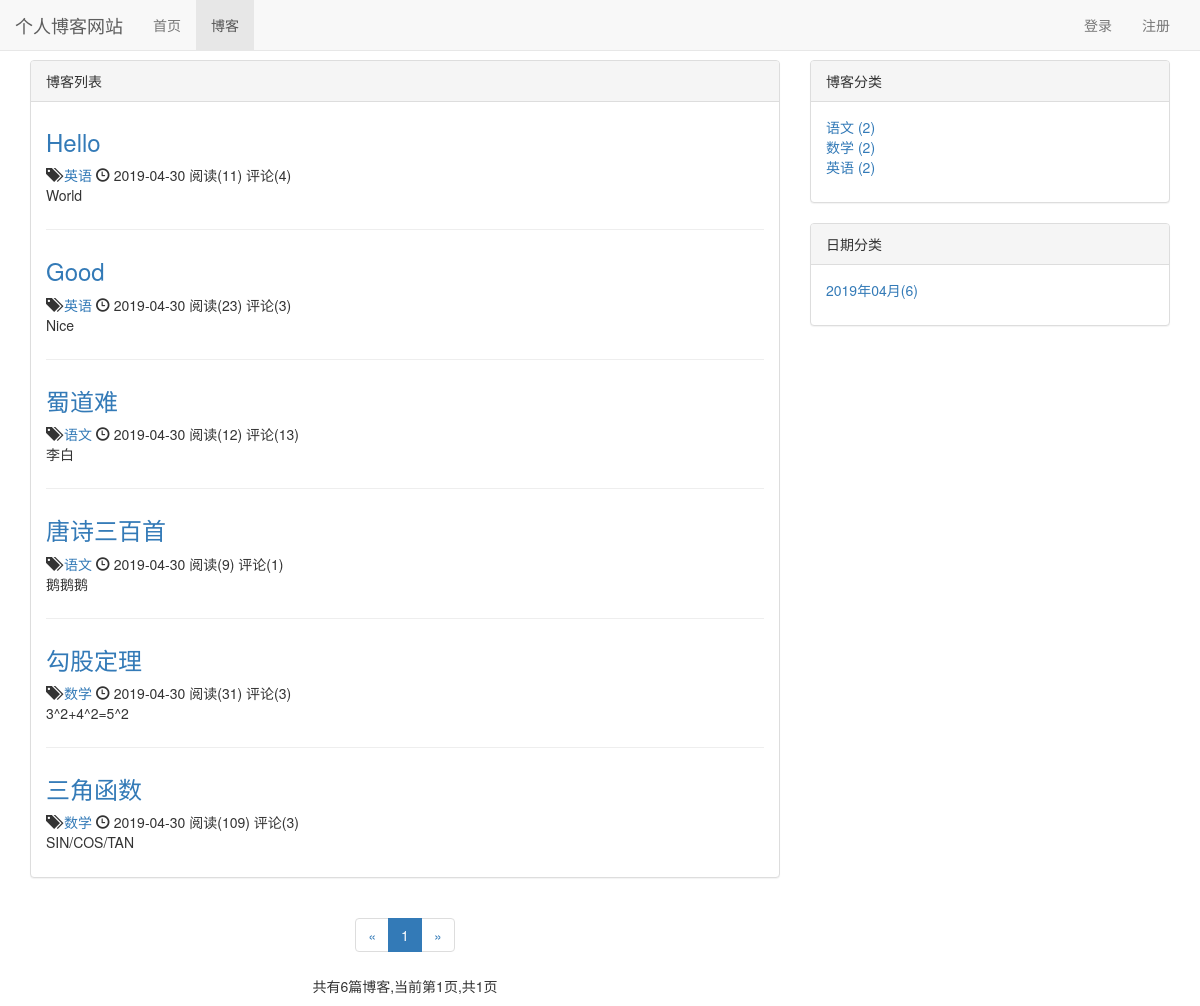
Screenshot of /blog/ with the database file from the repository.
### blog/models.py (models this page shows, shortened)
class Blog(models.Model):
    title = models.CharField(max_length = 50)
    blog_type = models.ForeignKey(BlogType,on_delete= models.CASCADE)
    content = RichTextUploadingField()
    author = models.ForeignKey(User, on_delete = models.CASCADE)
    created_time = models.DateTimeField(auto_now_add = True)
    last_update_time = models.DateTimeField(auto_now = True)
    def get_viewed_num(self):
        try:
            return self.viewednum.viewed_num
        except exceptions.ObjectDoesNotExist as e:
            return 0
    def get_comments_num(self):
        from comment.models import Comment
        return Comment.objects.filter(blog=self).count()
    class Meta:
        ordering = ['-created_time']

class BlogType(models.Model):
    type_name = models.CharField(max_length=15)
    def __str__(self):
        return self.type_name
    def blog_count(self):
        return self.blog_set.count()

class ViewedNum(models.Model):
    blog = models.OneToOneField(Blog, on_delete=models.CASCADE, default='')
    viewed_num = models.IntegerField(default=0)

### blog/views.py (the view)
# urls.py: path('',views.blog_list,name='blog_list'),
def blog_list(request):
    blogs_all_list = Blog.objects.all()
    content = get_blog_list_common_data(request,blogs_all_list)
    return render(request,"blog_list.html",content)

### templates/blog_list.html (shortened to what this page needs)
{% extends 'base.html' %}
{% block nav_blog_active %}active{% endblock %}
{% block header_extends %}
    <link rel="stylesheet" href="/static/blog.css/">
{% endblock %}
{% block content %}
    <div class="container">
        <div class="row">
            <div class="col-sm-8 ">
                <div class="panel panel-default">
                <div class="panel-heading">{% block blog_list_title %}博客列表{% endblock %}</div>
                <div class="panel-body">
                     {% for blog in blogs %}
                         <div class="blog">
                            <a href="{% url 'blog_detail' blog.pk %}"><h3>{{ blog.title }}</h3></a>
                             <p class="blog-info">
                                 <span class="glyphicon glyphicon-tags" aria-hidden="true"></span>
                                 <a href="{% url 'blog_with_type' blog.blog_type.pk %}">{{ blog.blog_type }}</a>
                                 <span class="glyphicon glyphicon-time" aria-hidden="true"></span>
                                 {{ blog.created_time| date:"Y-m-d" }}
                                 阅读({{ blog.get_viewed_num }}) 评论({{ blog.get_comments_num }})
                             </p>
                            <p>{{ blog.content |striptags| truncatechars:120 }}</p>
                         </div>
                        {% empty %}
                         <div class="blog">
                            <h3> --暂无博客-- </h3>
                         </div>
                     {% endfor %}
                </div>
                </div>
                <div class="pageinator">
                    <nav aria-label="Page navigation">
                        <ul class="pagination">
                            {% if page_of_blogs.has_previous %}
                                <li> <a href="?page={{ page_of_blogs.previous_page_number }}" aria-label="Previous">
                                    <span aria-hidden="true">&laquo;</span></a></li>
                            {% else %}
                                <li><span aria-hidden="true">&laquo;</span></li>
                            {% endif %}
                            {% for page_num in page_range %}
                                {% if page_num == page_of_blogs.number %}
                                    <li class="active"><span>{{ page_num }}</span></li>
                                {% else %}
                                    {% if page_num == '...' %}
                                       <li><span>{{ page_num }}</span></li> {% else %}
                                        <li><a href="?page={{ page_num }}">{{ page_num }}</a></li>
                                    {% endif %}
                                {% endif %}
                             {% endfor %}
                             {% if page_of_blogs.has_next %}
                                 <li> <a href="?page={{ page_of_blogs.next_page_number }}"
                                         aria-label="Next"><span aria-hidden="true">&raquo;</span></a></li>
                            {% else %}
                                <li><span aria-hidden="true">&raquo;</span></li>
                            {% endif %}
                         </ul>
                    </nav>
                <p>共有{{ page_of_blogs.paginator.count }}篇博客,当前第{{ page_of_blogs.number }}页,共{{ page_of_blogs.paginator.num_pages }}页</p>
                </div>
            </div>
            <div class="col-sm-4 ">
                <div class="panel panel-default">
                    <div class="panel-heading">博客分类</div>
                    <div class="panel-body">
                        <ul class="blog-types">
                            {% for blog_type in blog_types %}
                                <li><a href="{% url 'blog_with_type' blog_type.pk %}">{{ blog_type.type_name }} ({{ blog_type.blog_count }})</a></li>
                            {% empty %}
                            <li>暂无分类</li>
                            {% endfor %}
                        </ul>
                    </div>
                </div>
                    <div class="panel panel-default">
                        <div class="panel-heading">日期分类</div>
                        <div class="panel-body">
                            <ul class="blog-dates">
                                {% for blog_date,blog_count in blog_dates.items %}
                                    <li>
                                        <a href="{% url 'blogs_with_date' blog_date.year blog_date.month %}">
                                            {{ blog_date| date:"Y年m月" }}({{ blog_count }})
                                        </a>
                                    </li>
                                {% endfor %}
                            </ul>
                        </div>
                    </div>
            </div>
        </div>
    </div>
{% endblock %}

### static/base.css (style rules this page uses)
* { margin: 0; padding: 0; }
body { margin-top:60px !important; }

### static/blog.css (style rules this page uses)
ul.blog-types { list-style-type: none; }
ul.blog-dates { list-style-type: none; }
div.blog:not(:last-child) { margin-bottom: 2em; padding-bottom: 1em; border-bottom: 1px solid #eee; }
div.blog h3 { margin-top: 0.5em; }
div.blog p.blog-info { margin-bottom: 0; }
div.pageinator { text-align:center; }

### rows the page displays
Blog: title "Hello", blog_type "英语", created_time "2019-04-30", get_viewed_num "11", get_comments_num "4", content "World"
Blog: title "Good", blog_type "英语", created_time "2019-04-30", get_viewed_num "23", get_comments_num "3", content "Nice"
Blog: title "蜀道难", blog_type "语文", created_time "2019-04-30", get_viewed_num "12", get_comments_num "13", content "李白"
Blog: title "唐诗三百首", blog_type "语文", created_time "2019-04-30", get_viewed_num "9", get_comments_num "1", content "鹅鹅鹅"
Blog: title "勾股定理", blog_type "数学", created_time "2019-04-30", get_viewed_num "31", get_comments_num "3", content "3^2+4^2=5^2"
Blog: title "三角函数", blog_type "数学", created_time "2019-04-30", get_viewed_num "109", get_comments_num "3", content "SIN/COS/TAN"
BlogType: type_name "语文", blog_count "2"
BlogType: type_name "数学", blog_count "2"
BlogType: type_name "英语", blog_count "2"

### other values shown
{{ page_num }} "1"
{{ page_of_blogs.paginator.count }} "6"
{{ page_of_blogs.number }} "1"
{{ page_of_blogs.paginator.num_pages }} "1"
{{ blog_date| date:"Y年m月" }} "2019年04月"
{{ blog_count }} "6"
